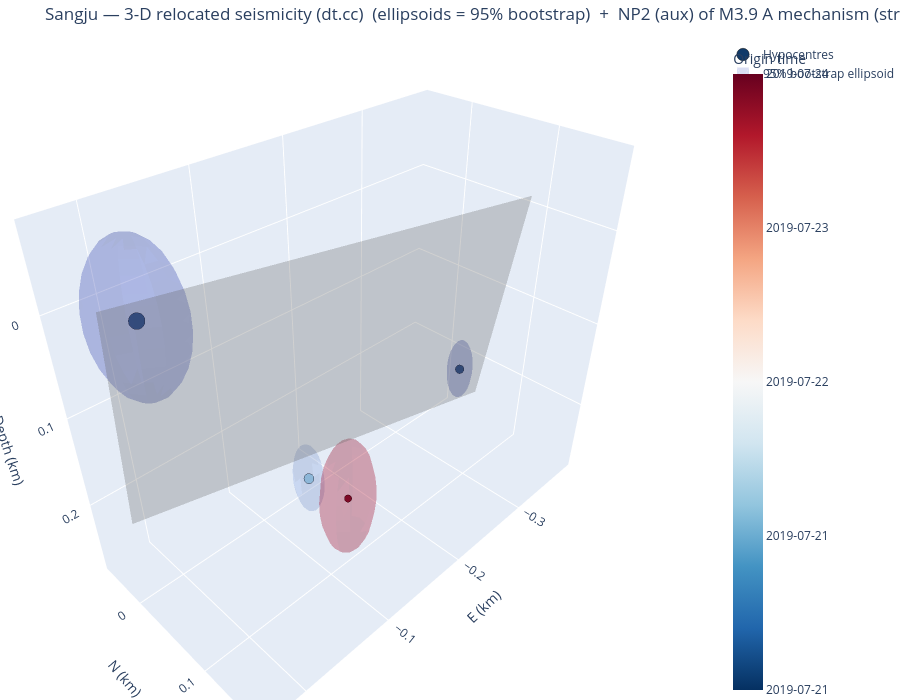

Notebook cell for this chart:
### Markdown cell above
The same view with the per-event uncertainty drawn as a **95% bootstrap error ellipsoid**
(`error="ellipsoid"`) instead of whisker bars: each ellipsoid's shape is the bootstrap sample covariance
and its size the empirical 95% Mahalanobis radius (95% of replicas inside), coloured like its hypocentre.
Tight horizontal but loose depth control shows up as a vertically elongated ellipsoid.

### Code cell
fig3d_e = viz.plot_3d_plane(cfg, VELMODEL, error="ellipsoid")
try:
    fig3d_e.write_image(f"/tmp/{CLUSTER}_3d_ellipsoid.png", scale=2)
except Exception:
    pass
fig3d_e

### Figure 1 — Plotly figure (JSON) as saved in the notebook; plotly's stock layout.template omitted (floating-point values rounded to 4 significant figures; data arrays with more than 128 entries replaced by an {"elided": "..."} marker saying what was removed)
{"data": [{"marker": {"color": [18100.0, 18100.0, 18100.0, 18100.0], "colorbar": {"ticktext": ["2019-07-21", "2019-07-21", "2019-07-22", "2019-07-23", "2019-07-24"], "tickvals": [18100.0, 18100.0, 18100.0, 18100.0, 18100.0], "title": {"text": "Origin time"}}, "colorscale": [[0.0, "rgb(5,48,97)"], [0.1, "rgb(33,102,172)"], [0.2, "rgb(67,147,195)"], [0.3, "rgb(146,197,222)"], [0.4, "rgb(209,229,240)"], [0.5, "rgb(247,247,247)"], [0.6, "rgb(253,219,199)"], [0.7, "rgb(244,165,130)"], [0.8, "rgb(214,96,77)"], [0.9, "rgb(178,24,43)"], [1.0, "rgb(103,0,31)"]], "line": {"color": "black", "width": 0.5}, "opacity": 0.95, "size": [19.6, 10.0, 11.6, 8.4]}, "mode": "markers", "name": "Hypocentres", "text": ["200001  M3.9", "200002  M1.5", "200003  M1.9", "200004  M1.1"], "type": "scatter3d", "x": [0.0, -0.3538, -0.1374, -0.0803], "y": [0.0, 0.0441, 0.0297, 0.1438], "z": [0.0, 0.1989, 0.2316, 0.1404]}, {"alphahull": 0, "color": "rgb(58,76,192)", "flatshading": true, "hoverinfo": "skip", "name": "95% bootstrap ellipsoid", "opacity": 0.18, "showlegend": true, "showscale": false, "type": "mesh3d", "x": {"elided": "196 float values"}, "y": {"elided": "196 float values"}, "z": {"elided": "196 float values"}}, {"alphahull": 0, "color": "rgb(58,76,192)", "flatshading": true, "hoverinfo": "skip", "name": "95% bootstrap ellipsoid", "opacity": 0.18, "showlegend": false, "showscale": false, "type": "mesh3d", "x": {"elided": "196 float values"}, "y": {"elided": "196 float values"}, "z": {"elided": "196 float values"}}, {"alphahull": 0, "color": "rgb(157,189,254)", "flatshading": true, "hoverinfo": "skip", "name": "95% bootstrap ellipsoid", "opacity": 0.18, "showlegend": false, "showscale": false, "type": "mesh3d", "x": {"elided": "196 float values"}, "y": {"elided": "196 float values"}, "z": {"elided": "196 float values"}}, {"alphahull": 0, "color": "rgb(179,3,38)", "flatshading": true, "hoverinfo": "skip", "name": "95% bootstrap ellipsoid", "opacity": 0.18, "showlegend": false, "showscale": false, "type": "mesh3d", "x": {"elided": "196 float values"}, "y": {"elided": "196 float values"}, "z": {"elided": "196 float values"}}, {"color": "gray", "hoverinfo": "name", "i": [0, 0], "j": [1, 3], "k": [3, 2], "name": "NP2 (aux) of M3.9 A mechanism 104/79", "opacity": 0.3, "showscale": false, "type": "mesh3d", "x": [0.01626, 0.02828, -0.3817, -0.3697], "y": [-0.05127, -0.003639, 0.04913, 0.09676], "z": [0.2425, -0.01796, 0.2425, -0.01796]}], "layout": {"height": 700, "margin": {"b": 0, "l": 0, "r": 0, "t": 40}, "scene": {"aspectmode": "data", "xaxis": {"title": {"text": "E (km)"}}, "yaxis": {"title": {"text": "N (km)"}}, "zaxis": {"autorange": "reversed", "title": {"text": "Depth (km)"}}}, "title": {"text": "Sangju — 3-D relocated seismicity (dt.cc)  (ellipsoids = 95% bootstrap)  +  NP2 (aux) of M3.9 A mechanism (strike 104°, dip 79°)"}}}
